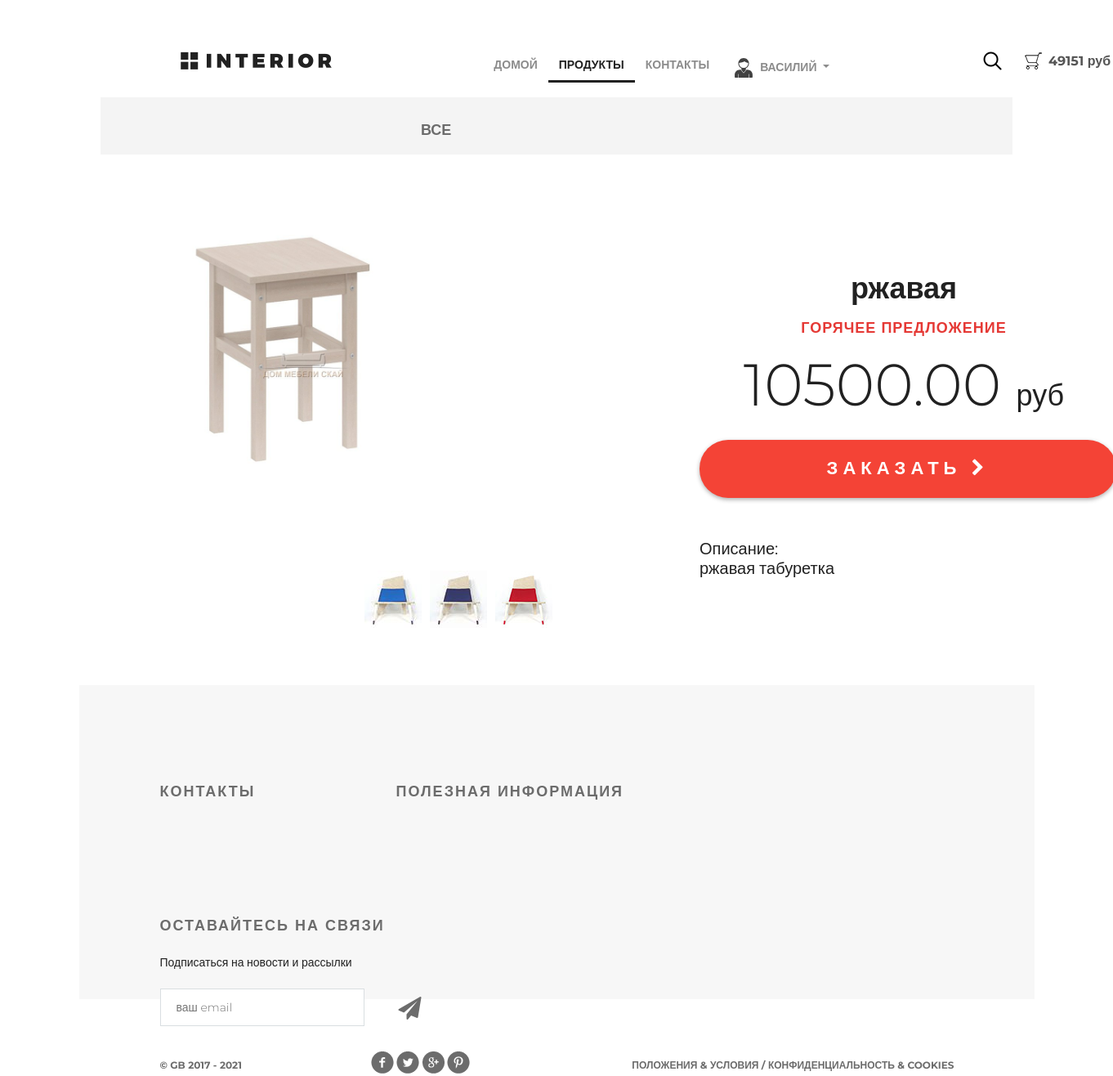
Page /products/product/40/ (signed in) on the committed database.
### authapp/models.py (models this page shows, shortened)
class UserProfile(AbstractUser):
    avatar = models.ImageField(upload_to='avatar', blank=True, verbose_name='Аватар')
    age = models.PositiveIntegerField(verbose_name='Возраст', blank=True, default=18)
    is_superuser = models.BooleanField(default=False, verbose_name='Администратор')
    activate_key = models.CharField(max_length=128, verbose_name='Код активации', blank=True, null=True)
    activate_key_expired = models.DateTimeField(blank=True, null=True)
    class Meta:
        verbose_name = 'Пользователь'
        verbose_name_plural = 'Пользователь'

### basket/models.py (models this page shows, shortened)
class Basket(models.Model):
    user = models.ForeignKey(settings.AUTH_USER_MODEL, on_delete=models.CASCADE, related_name='basket')
    product = models.ForeignKey(Product, on_delete=models.CASCADE)
    quantity = models.PositiveIntegerField(default=0, verbose_name='количество')
    add_datatime = models.DateTimeField(auto_now_add=True,
                                        verbose_name='время')  # TODO Заменить название поля на add_datetime
    class Meta:
        verbose_name = 'Корзина'
        verbose_name_plural = 'Корзина'
    @cached_property
    def items_cached(self):
        return self.user.basket.select_related()
    @property
    def product_cost(self):
        return self.product.price * self.quantity
    @property
    def total_quantity(self):
        _items = self.items_cached
        return sum(list(map(lambda x: x.quantity, _items)))
    @property
    def total_cost(self):
        _items = self.items_cached
        return sum(list(map(lambda x: x.product_cost, _items)))

### mainapp/models.py (models this page shows, shortened)
class Product(models.Model):
    category = models.ForeignKey(ProductCategory, on_delete=models.CASCADE, verbose_name='Категория')
    name = models.CharField(max_length=128, verbose_name='Наименование')
    image = models.ImageField(upload_to='products', blank=True, verbose_name='Изображение')
    short_desc = models.CharField(max_length=255, verbose_name='Краткое описание')
    description = models.TextField(verbose_name='Описание')
    price = models.DecimalField(decimal_places=2, max_digits=10, default=0, verbose_name='Цена')
    quantity = models.PositiveSmallIntegerField(default=0, verbose_name='Количество')
    is_active = models.BooleanField(default=True, verbose_name='Запись активна')
    updated_at = models.DateTimeField(auto_now=True, null=True, blank=True)
    created_at = models.DateTimeField(auto_now_add=True, null=True, blank=True)
    class Meta:
        verbose_name = 'Продукты'
        verbose_name_plural = 'Продукты'
        ordering = ('-id',)

### mainapp/views.py (the view)
# urls.py: path('product/<int:pk>/', mainapp.product, name='product'),
def product(request, pk):
    title = 'Продукты'
    context = {
        'title': title,
        'product': get_object_or_404(Product, pk=pk),
    }
    return render(request, 'mainapp/product.html', context)

### adminapp/templatetags/temp_tags.py (called while the page is built)
@register.filter(name='media_for_products')  # 1 вариант регистрации шаблонного тега
def media_for_products(img_path):
    if not img_path:
        img_path = 'default_prod.svg'
    return f'{settings.MEDIA_URL}{img_path}'

@register.filter(name='media_for_users')
def media_for_users(img_path):
    if not img_path:
        img_path = 'default_users.svg'
    return f'{settings.MEDIA_URL}{img_path}'

### mainapp/context_processors.py (called while the page is built)
def basket(request):
    basket_items = []
    if request.user.is_authenticated:
        basket_items = Basket.objects.filter(user=request.user).select_related()
    return {
        'basket': basket_items
    }

### mainapp/templates/mainapp/product.html (shortened to what this page needs)
{% extends 'mainapp/temp.html' %}
{% load static %}
{% load temp_tags %}
{% block menu %}
    <div class="hero-white">
        <div class="header clearfix">
            {% include 'mainapp/includes/inc_up_menu.html' %}
        </div>
    </div>
{% endblock %}
{% block content %}
    <div class="details">
        <div class="links clearfix">
            {% include 'mainapp/includes/inc_menu_categories.html' %}
        </div>
        <div class="details-products d-flex">
            <div class="details-slider">
                <div class="slider-product">
                    <img src="{{ product.image| media_for_products }}" width="300px">
                </div>
                <div class="slider-control">
                    <div class="block">
                        <a href="#"><img src="{% static 'img/controll.jpg' %}" alt="">
                        </a>
                    </div>
                    <div class="block">
                        <a href="#"><img src="{% static 'img/controll1.jpg' %}" alt="">
                        </a>
                    </div>
                    <div class="block">
                        <a href="#"><img src="{% static 'img/controll2.jpg' %}" alt="">
                        </a>
                    </div>
                </div>
            </div>
            <div class="description">
                <h3 class="big-bold">{{ product.name }}</h3>
                <h3 class="red">горячее предложение</h3>
                <p class="price"> {{ product.price|floatformat:2 }} <span>руб</span></p>
                <a href="{% url 'basket:add' product.pk %}" class="red-button">
                    заказать <i class="fa fa-chevron-right" aria-hidden="true"></i>
                </a>
                <div class="description-text fs-5"><b>Описание:</b>
                    <p>{{ product.short_desc }}</p>
                </div>
            </div>
        </div>
    </div>
{% endblock %}

### mainapp/templates/mainapp/includes/inc_up_menu.html (shortened to what this page needs)
{% load temp_tags %}
<a href="{% url 'main' %}" class="logo"></a>
<ul class="menu">
    <li><a href="{% url 'main' %}"{% if request.resolver_match.url_name == 'main' %} class="active"{% endif %}>домой</a>
    </li>
    <li><a href="{% url 'products:category' 0 %}" {% if request.resolver_match.namespace == 'products' %}
           class="active" {% endif %}>продукты</a></li>
    <li><a href="{% url 'contact' %}" {% if request.resolver_match.url_name == 'contact' %} class="active" {% endif %}>контакты</a>
    </li>
    <li>
        {% if user.is_authenticated %}
            <div class="dropdown">
                <a class="dropdown-toggle" href="#" data-toggle="dropdown"><img src="{{ user.avatar|media_for_users}}"
                                                                                alt="mdo" width="32" height="32" class="rounded-circle">
                    {{ user.first_name|default:'Пользователь' }}
                </a>
            </div>
            </li>
        {% else %}
            <li>
                <a href="{% url 'auth:login' %}">Вход</a>
            </li>
        {% endif %}
</ul>
    <a href="#" class="search"></a>
    <a href="{% url 'basket:basket' %}" class="basket">
  <span class="fw-bold">
    {% if basket %}
        {{ basket.0.total_cost|floatformat:0 }} руб
        ({{ basket.0.total_quantity }} шт)
    {% endif %}
  </span>
</a>

### static/css/style.css (style rules this page uses)
* { margin: 0; padding: 0; }
body { font-family: 'Montserrat', sans-serif; }
html, body { height: 100%; }
.slider-control .block a img { width: 70px; }
.logo { background-image: url(/static/img/logo.png); margin-top: 63px; width: 185px; height: 22px; float: left; }
.menu { list-style-type: none; margin-top: 67px; float: right; }
.menu li { float: left; }
.menu a { color: #8c8c8c; font-size: 14px; font-weight: 700; text-align: right; text-transform: uppercase; text-decoration: none; padding: 10px 13px; }
.menu .active { color: #212121; font-weight: 700; border-bottom: 3px solid #212121; }
.search { background-repeat: no-repeat; display: block; width: 24px; height: 24px; background-image: url(/static/img/search.png); position: absolute; top: 63px; left: 1080px; }
.basket { display: block; width: 23px; height: 23px; background-image: url(/static/img/basket.png); background-repeat: no-repeat; position: absolute; top: 63px; left: 1130px; text-decoration: none; color: #555; }
.basket span { display: block; margin-left: 30px; width: 150px; }
.clearfix:after { content: ""; display: block; clear: both; }
.big-bold { color: #212121; font-size: 36px; font-weight: 700; text-align: left; margin-bottom: 24px; line-height: 36px; }
.red { text-transform: uppercase; color: #e53935; font-size: 18px; font-weight: 700; text-align: left; letter-spacing: 1px; line-height: 17px; margin-bottom: 22px; }
.hero-white { background-color: #fff; height: 119px; padding-left: 98px; padding-right: 211px; position: relative; }
.links { height: 70px; background-color: #f4f4f4; position: relative; padding-left: 360px; }
.details-products { padding-left: 98px; padding-right: 98px; margin-top: 98px; height: 551px; }
.details-slider { width: 570px; float: left; margin-right: 30px; }
.slider-product { width: 570px; height: 400px; }
.slider-control { width: 420px; height: 70px; margin: 11px auto 0px; padding-left: 150px }
.slider-control .block { height: 70px; width: 70px; position: relative; float: left; margin-right: 10px; }
.description { width: 535px; float: right; padding-left: 35px }
.description .big-bold { color: #212121; font-size: 36px; font-weight: 700; text-align: center; margin-top: 47px; margin-bottom: 0px; }
.description .red { text-transform: uppercase; color: #e53935; font-size: 18px; font-weight: 700; text-align: center; letter-spacing: 1px; line-height: 17px; margin-top: 23px; margin-bottom: 36px; }
.description .price { color: #212121; font-size: 72px; font-weight: 300; line-height: 48px; text-align: center; }
.description .price span { color: #212121; font-size: 36px; font-weight: 300; line-height: 48px; text-align: center; }
.red-button { display: block; height: 71px; width: 510px; border-radius: 35px; background-color: #f44336; text-align: center; text-transform: uppercase; text-decoration: none; color: #ffffff; font-size: 22px; font-weight: 700; line-height: 24px; box-shadow: 0px 2px 4.85px 0.15px rgba(33, 33, 33, 0.35); line-height: 70px; letter-spacing: 6px; margin-top: 31px; }
.description-text { margin-top: 50px; color: #212121; font-size: 16px; font-weight: 300; line-height: 24px; text-align: left; }
.description-text p { margin-bottom: 0.5em; }

### rows in the picture
UserProfile: first_name "ВАСИЛИЙ"
Basket: user+product+quantity "49151"
Product: image|media_for_products (picture), name "ржавая", price "10500.00", short_desc "ржавая табуретка"
